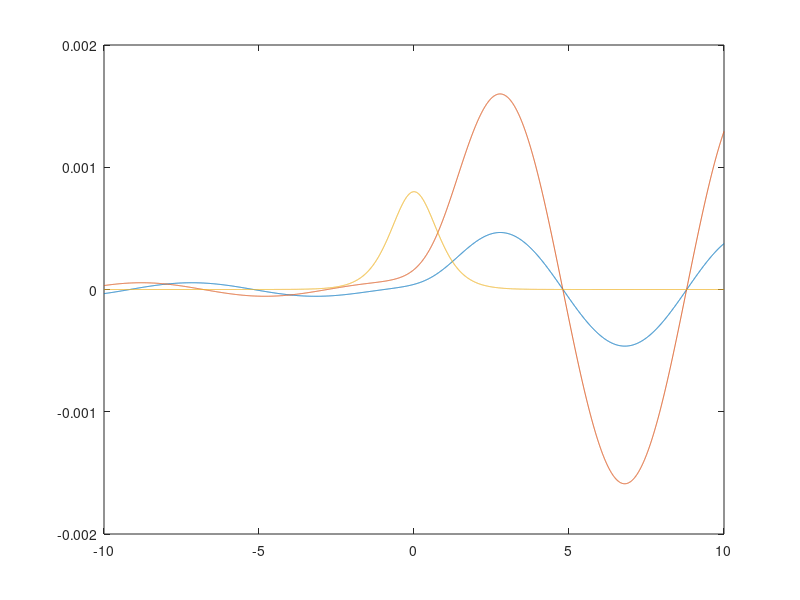

This figure's MATLAB source:
function prob5
% Problem specifics
m = 1822;
E = 1.7e-4;

V0 = 8e-4;
a  = 1;

x = linspace(-10, 10, 5e3)';
d = mean(diff(x));

% Functions which influence propagation
V   = @(x) V0*sech(a*x).^2;
k   = @(x) sqrt(2*m*(E - V(x)));

% Define incoming and outgoing asymptotic solutions
incPlane = @(A, x) A*exp(1i*k(x).*x);
outPlane = @(B, x) B*exp(-1i*k(x).*x);

R = nan(length(x),2);
R([1 2],:) = [ incPlane(1, x(1:2)) outPlane(1, x(1:2)) ];

for i = 3:length(x)
    kStep = k(x([i-2 i-1 i])).^2;
    rStep = R([i-2 i-1], :);
    R(i, :) = [ numerov(d, kStep, rStep(:,1)) numerov(d, kStep, rStep(:,2)) ];
end

% Find coefficeints
C = [incPlane(1, x([end-1 end])) outPlane(1, x([end-1 end]))] \ R([end-1 end], 1);

Sco = C(1) - abs(C(2))^2/conj(C(1))
Rco = -C(2)/conj(C(1))

S2 = abs(Sco)^2
R2 = abs(Rco)^2

% Plotting
figure;
A = 2*max(V(x))/max(max(R));
plot(x, A*R, x, V(x))

end

function out = numerov(d, k, R)
% General Numerov propagator (used for linear second order differential equations)
% INPUTS
%   d: grid spacing (grid must be equidistanct)
%   k: 3 element squared wavevector, [k_n-2, k_n-1, k_n] where k_i is the position at a specified index i, and i = n is the current index
%   R: 2 element value vector, [R_n-2, R_n-1] where R(z) is the scaled radial wavefunction being solved for

out = ((2 - (10*d^2/12)*k(2))*R(2) - (1 + (d^2/12)*k(1))*R(1))/(1 + (d^2/12)*k(3));
end